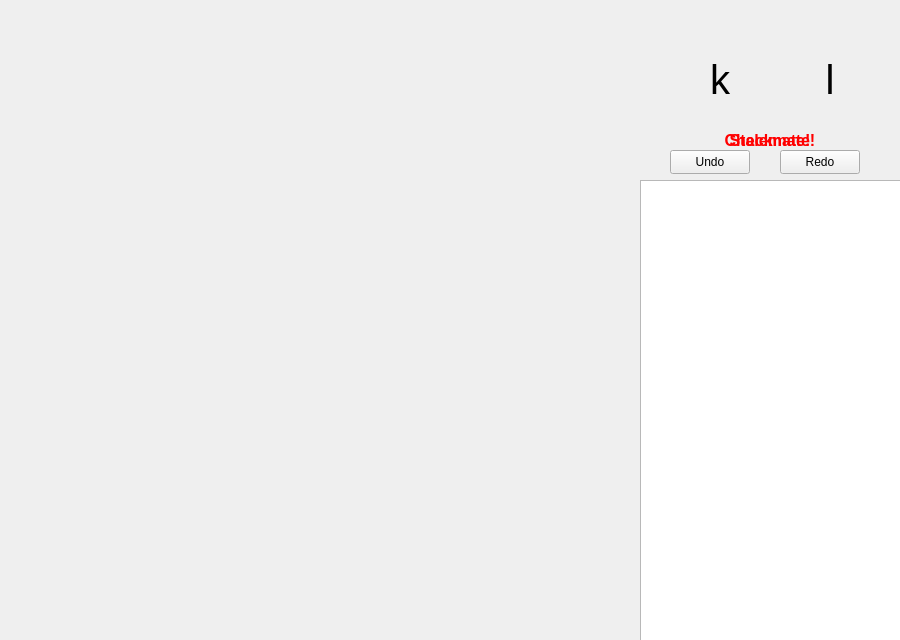
<?xml version="1.0" encoding="UTF-8"?>
<ui version="4.0">
 <class>GameWindow</class>
 <widget class="QWidget" name="GameWindow">
  <property name="geometry">
   <rect>
    <x>0</x>
    <y>0</y>
    <width>900</width>
    <height>640</height>
   </rect>
  </property>
  <property name="minimumSize">
   <size>
    <width>900</width>
    <height>640</height>
   </size>
  </property>
  <property name="maximumSize">
   <size>
    <width>900</width>
    <height>640</height>
   </size>
  </property>
  <property name="windowTitle">
   <string>Chess</string>
  </property>
  <property name="autoFillBackground">
   <bool>false</bool>
  </property>
  <widget class="QLabel" name="wIndicator">
   <property name="geometry">
    <rect>
     <x>680</x>
     <y>40</y>
     <width>80</width>
     <height>80</height>
    </rect>
   </property>
   <property name="font">
    <font>
     <pointsize>30</pointsize>
    </font>
   </property>
   <property name="text">
    <string>k</string>
   </property>
   <property name="alignment">
    <set>Qt::AlignCenter</set>
   </property>
  </widget>
  <widget class="QLabel" name="bIndicator">
   <property name="geometry">
    <rect>
     <x>790</x>
     <y>40</y>
     <width>80</width>
     <height>80</height>
    </rect>
   </property>
   <property name="font">
    <font>
     <pointsize>30</pointsize>
    </font>
   </property>
   <property name="text">
    <string>l</string>
   </property>
   <property name="alignment">
    <set>Qt::AlignCenter</set>
   </property>
  </widget>
  <widget class="QLabel" name="checkmate">
   <property name="geometry">
    <rect>
     <x>670</x>
     <y>40</y>
     <width>200</width>
     <height>200</height>
    </rect>
   </property>
   <property name="font">
    <font>
     <pointsize>12</pointsize>
     <weight>75</weight>
     <bold>true</bold>
    </font>
   </property>
   <property name="styleSheet">
    <string notr="true">color:red</string>
   </property>
   <property name="text">
    <string>Checkmate!</string>
   </property>
   <property name="alignment">
    <set>Qt::AlignCenter</set>
   </property>
  </widget>
  <widget class="QLabel" name="stalemate">
   <property name="geometry">
    <rect>
     <x>670</x>
     <y>40</y>
     <width>200</width>
     <height>200</height>
    </rect>
   </property>
   <property name="font">
    <font>
     <pointsize>12</pointsize>
     <weight>75</weight>
     <bold>true</bold>
    </font>
   </property>
   <property name="styleSheet">
    <string notr="true">color:red</string>
   </property>
   <property name="text">
    <string>Stalemate!</string>
   </property>
   <property name="alignment">
    <set>Qt::AlignCenter</set>
   </property>
  </widget>
  <widget class="QListWidget" name="moveList">
   <property name="geometry">
    <rect>
     <x>640</x>
     <y>180</y>
     <width>261</width>
     <height>461</height>
    </rect>
   </property>
  </widget>
  <widget class="QPushButton" name="UndoButton">
   <property name="geometry">
    <rect>
     <x>670</x>
     <y>150</y>
     <width>80</width>
     <height>24</height>
    </rect>
   </property>
   <property name="text">
    <string>Undo</string>
   </property>
  </widget>
  <widget class="QPushButton" name="RedoButton">
   <property name="geometry">
    <rect>
     <x>780</x>
     <y>150</y>
     <width>80</width>
     <height>24</height>
    </rect>
   </property>
   <property name="text">
    <string>Redo</string>
   </property>
  </widget>
 </widget>
 <resources/>
 <connections/>
</ui>
